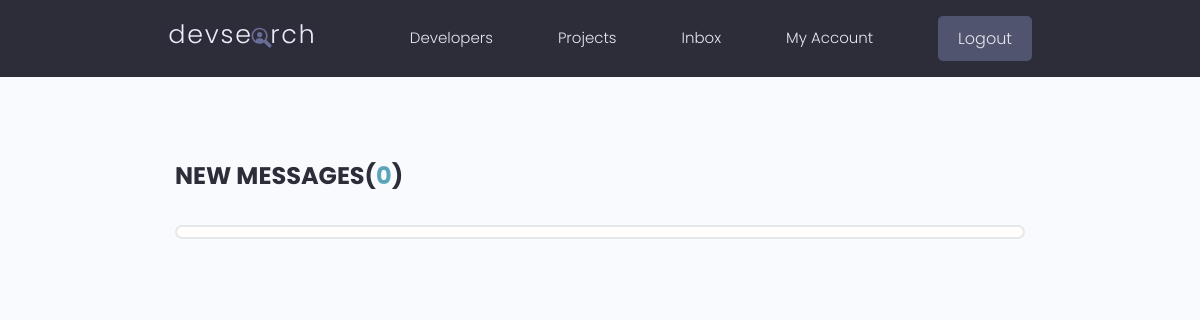
Page /inbox/ (signed in) on the earlier database version.
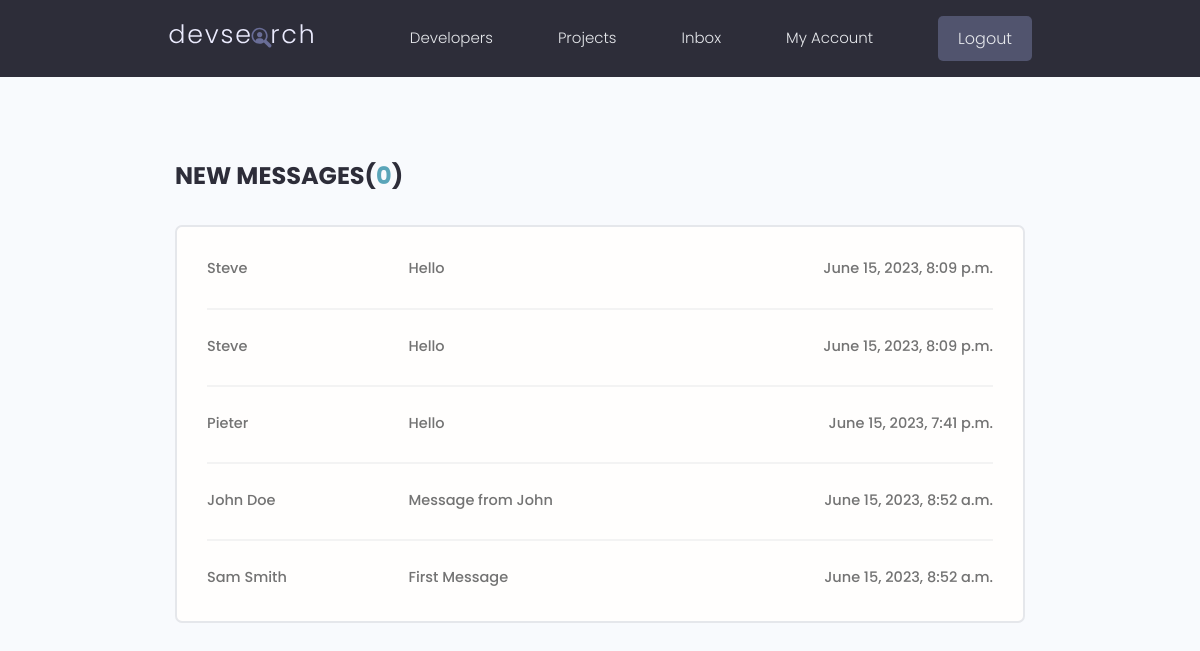
Same page on the later database version.
### users/models.py (models this page shows, shortened)
class Message(models.Model):
    sender = models.ForeignKey(
        Profile, on_delete=models.SET_NULL, null=True, blank=True)
    recipient = models.ForeignKey(
        Profile, on_delete=models.SET_NULL, null=True, blank=True, related_name='messages')
    name = models.CharField(max_length=200, null=True, blank=True)
    email = models.EmailField(max_length=200, null=True, blank=True)
    subject = models.CharField(max_length=200, null=True, blank=True)
    body = models.TextField()
    is_read = models.BooleanField(default=False, null=True)
    created = models.DateTimeField(auto_now_add=True)
    id = models.UUIDField(default=uuid.uuid4, unique=True,
                          primary_key=True, editable=False)
    class Meta:
        ordering = ['is_read', '-created']

### users/views.py (the view)
# urls.py: path('inbox/', views.inbox, name='inbox'),
@login_required(login_url='login')
def inbox(request):
    profile = request.user.profile
    messageRequests = profile.messages.all()
    unreadCount = messageRequests.filter(is_read=False).count()
    context = {'messageRequests': messageRequests, 'unreadCount': unreadCount}
    return render(request, 'users/inbox.html', context)

### users/templates/users/inbox.html
{% extends 'main.html' %}
{% block content %}
<main class="inbox my-xl">
    <div class="content-box">
      <h3 class="inbox__title">New Messages(<span>{{ unreadCount }}</span>)</h3>
      <ul class="messages">
        {% for message in messageRequests %}
            {% if message.is_read == False %}
            <li class="message message--unread">
            {% else %}
            <li class="message">
            {% endif %}
                <a href="{% url 'message' message.id %}">
                    <span class="message__author">{{ message.name }}</span>
                    <span class="message__subject">{{ message.subject }}</span>
                    <span class="message__date">{{ message.created }}</span>
                </a>
            </li>
        {% endfor %}
      </ul>
    </div>
</main>
{% endblock content %}

Differences in the rows shown:
added Message: name "Steve", subject "Hello", created "June 15, 2023, 8:09 p.m."
added Message: name "Steve", subject "Hello", created "June 15, 2023, 8:09 p.m."
added Message: name "Pieter", subject "Hello", created "June 15, 2023, 7:41 p.m."
added Message: name "John Doe", subject "Message from John", created "June 15, 2023, 8:52 a.m."
added Message: name "Sam Smith", subject "First Message", created "June 15, 2023, 8:52 a.m."
